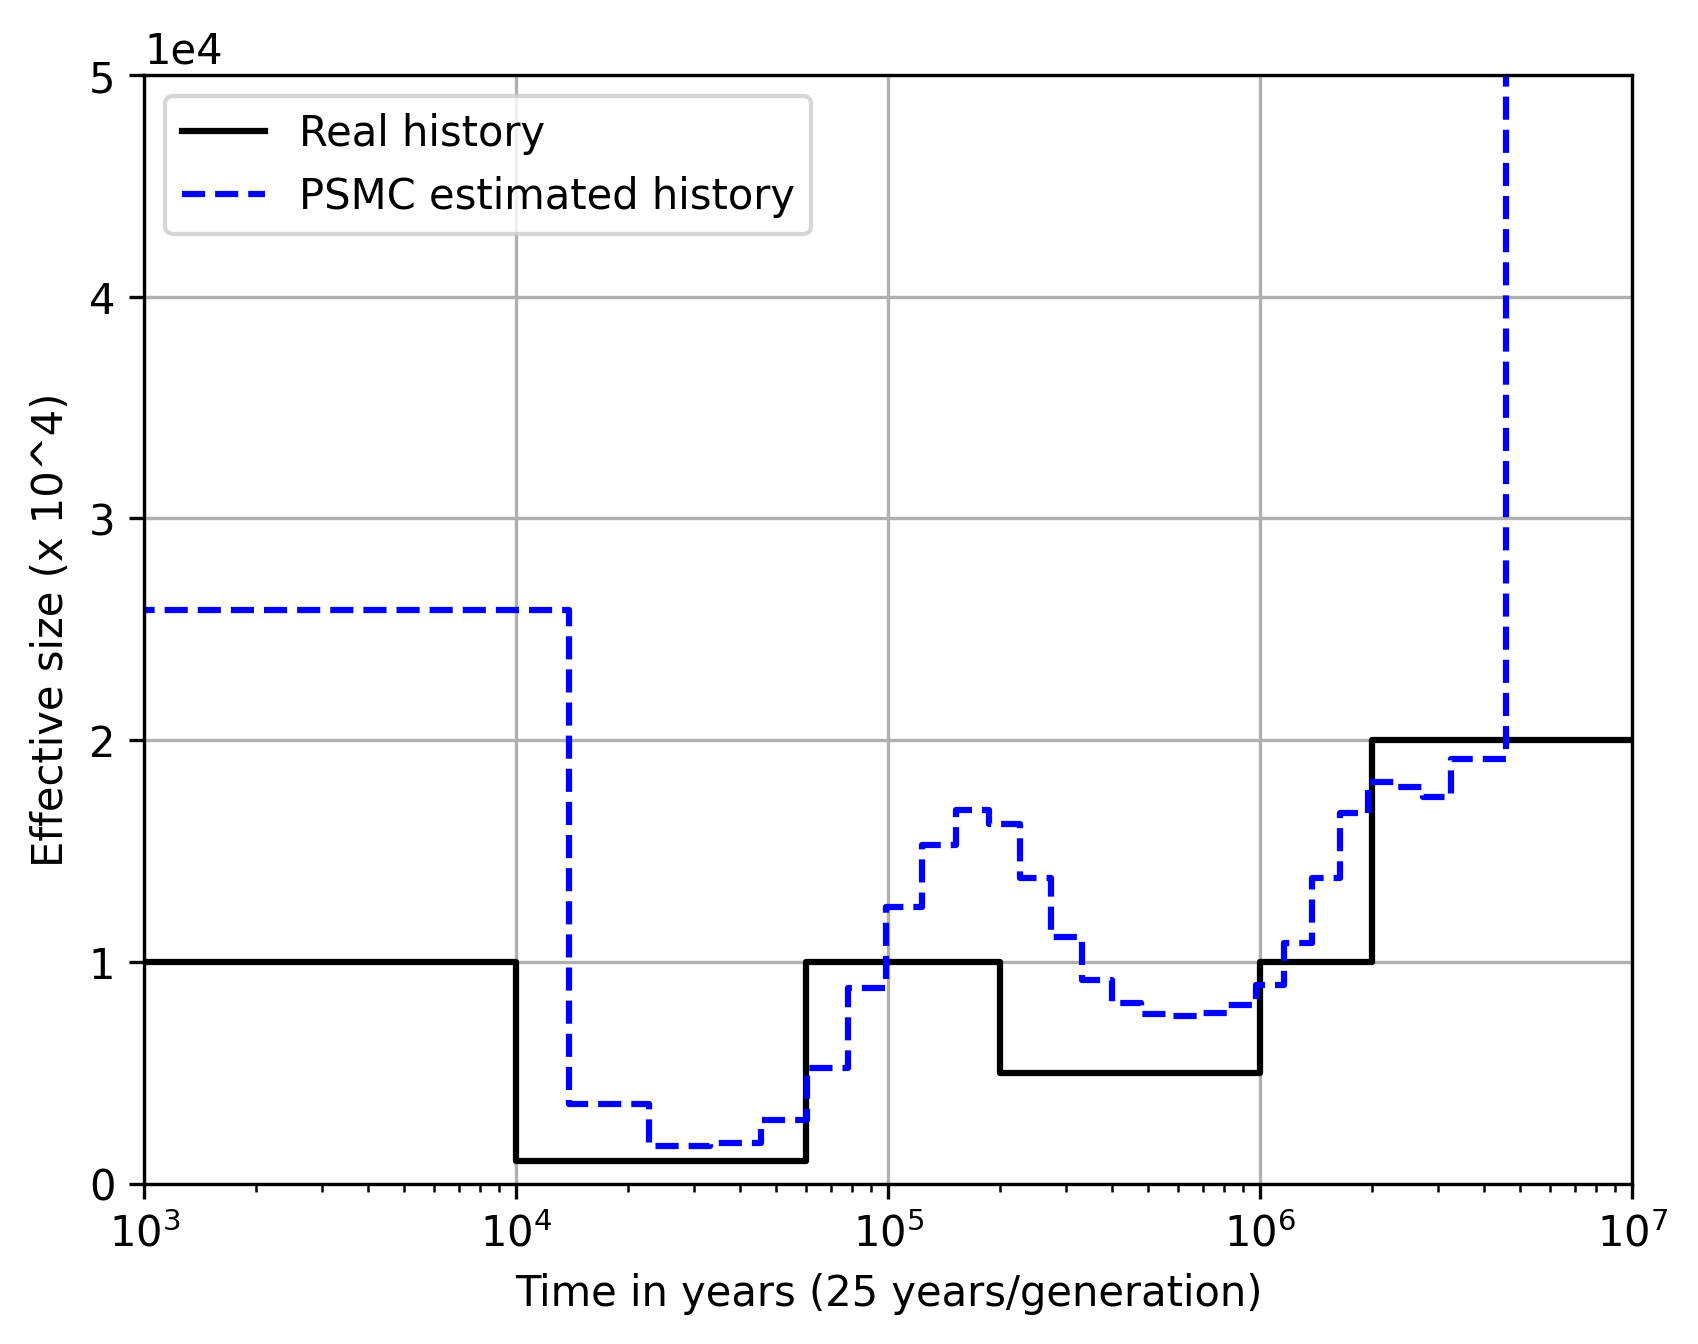

Generate this figure with Python:
#!/usr/bin/python

###############################################################################
# This script is used for doing the plot of the demographic history of        #
# a random-mating population from a ms command. At the same time, the script  #
# allows to plot (in the same figure) the demographic history infered by the  #
# PSMC software.                                                              #
###############################################################################

import matplotlib.pyplot as plt

# Set the values of these global variables
#==============================================================================
# The original ms command:
MS_COMMAND = "./ms 2 100 -t 30000 -r 6000 30000000 -eN 0.01 0.1 -eN 0.06 1 \
                -eN 0.2 0.5 -eN 1 1 -eN 2 2 -p 8 -seeds 1747 45896 23615"

# Path to the output file comming from the PSMC
PSMC_RESULTS = "../1000 геномов/NA20512.psmc"

# Bin size used to generate the imput of PSMC (default is 100)
BIN_SIZE = 100

# Mutation rate per base per generation
MUTATION_RATE = 2.5e-8

# Number of years per generation
GENERAITON_TIME = 25

# Size of the plot
X_MIN = 1e3
X_MAX = 1e7
Y_MIN = 0
Y_MAX = 5e4

# What plot to do
PLOT_MS = True
PLOT_PSMC_RESULTS = True
#==============================================================================

def ms2fun(ms_command = MS_COMMAND, u = MUTATION_RATE):
    command = ms_command.split(' ')
    N0 = float(command[command.index('-t')+1])/float(command[command.index('-r')+2])/(4*u)
    
    # Getting time and alpha
    size_changes = ms_command.split(' -eN ')
    (t_k, alpha_k) = ([i.split(' ')[0] for i in size_changes[1:]], [j.split(' ')[1] for j in size_changes[1:]])
    
    t0 = min(X_MIN, (GENERAITON_TIME * 4 * N0 * float(t_k[0]))/2)
    # Scalling times and population sizes
    times = [t0] + [GENERAITON_TIME * 4 * N0 * float(i) for i in t_k]
    sizes = [N0] + [N0 * float(i) for i in alpha_k]
    
    times.append(times[-1]*10)
    sizes.append(sizes[-1])
    
    return (times, sizes)

def psmc2fun(filename=PSMC_RESULTS, s=BIN_SIZE, u=MUTATION_RATE):
    
    a = open(PSMC_RESULTS, 'r')
    result = a.read()
    a.close()

    # getting the time windows and the lambda values
    last_block = result.split('//\n')[-2]
    last_block = last_block.split('\n')
    time_windows = []
    estimated_lambdas = []
    for line in last_block:
        if line[:2]=='RS':
            time_windows.append(float(line.split('\t')[2]))
            estimated_lambdas.append(float(line.split('\t')[3]))


    # getting the estimations of theta for computing N0
    result = result.split('PA\t') # The 'PA' lines contain the values of the
                                  # estimated parameters
    result = result[-1].split('\n')[0]
    result = result.split(' ')
    theta = float(result[1])
    N0 = theta/(4*u)/s

    # Scalling times and sizes
    times = [GENERAITON_TIME * 2 * N0 * i for i in time_windows]
    sizes = [N0 * i for i in estimated_lambdas]
    
    return(times, sizes)

if __name__ == "__main__":
    
    fig = plt.figure()
    ax = fig.add_subplot(111)

    if PLOT_MS:
        (real_times, real_sizes) = ms2fun(MS_COMMAND, MUTATION_RATE)
        ax.step(real_times, real_sizes, where='post', linestyle='-', color='k', label = "Real history")
    
    if PLOT_PSMC_RESULTS:
        (estimated_times, estimated_sizes) = psmc2fun(PSMC_RESULTS, BIN_SIZE, MUTATION_RATE)    
        ax.step(estimated_times, estimated_sizes, where='post', linestyle='--', color='b', label = "PSMC estimated history")
    
    ax.set_xlabel("Time in years (25 years/generation)")
    ax.set_ylabel("Effective size (x 10^4)")
    ax.ticklabel_format(axis='y', style='sci', scilimits=(-2,2))
    ax.grid(True)
    ax.set_xlim(X_MIN, X_MAX)
    ax.set_ylim(Y_MIN, Y_MAX)
    ax.set_xscale('log')
    plt.legend(loc = 'best')
    
    plt.savefig('plot_results.png', dpi=300, bbox_inches='tight')
    print("График сохранен в plot_results.png")
